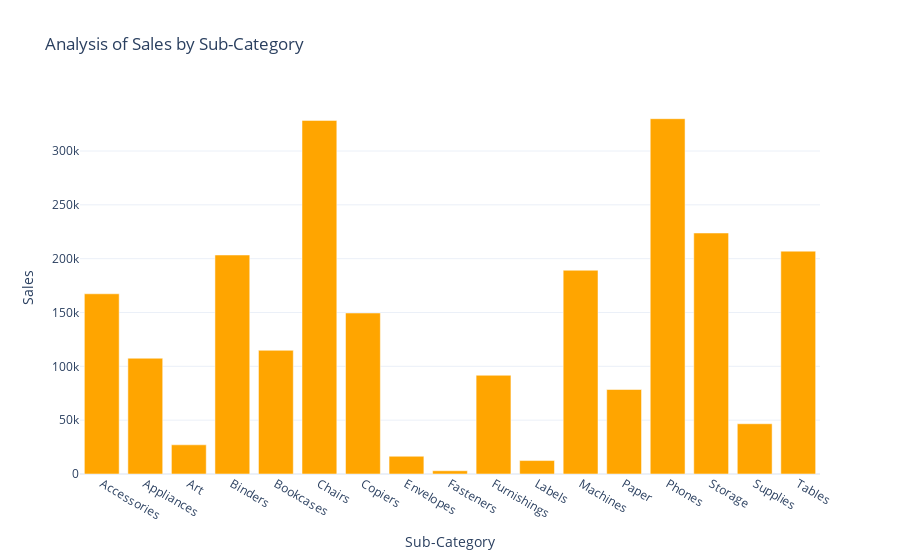

The code cell stored with this chart in its notebook:
### Code cell
plotting=px.bar(sales_by_subcategory,x='Sub-Category',y='Sales',title='Analysis of Sales by Sub-Category')
plotting.update_traces(marker_color='orange')
plotting.show()

### Figure 1 — Plotly figure (JSON) as saved in the notebook; plotly's stock layout.template omitted (floating-point values rounded to 4 significant figures)
{"data": [{"hovertemplate": "Sub-Category=%{x}<br>Sales=%{y}<extra></extra>", "legendgroup": "", "marker": {"color": "orange", "pattern": {"shape": ""}}, "name": "", "orientation": "v", "showlegend": false, "textposition": "auto", "type": "bar", "x": ["Accessories", "Appliances", "Art", "Binders", "Bookcases", "Chairs", "Copiers", "Envelopes", "Fasteners", "Furnishings", "Labels", "Machines", "Paper", "Phones", "Storage", "Supplies", "Tables"], "xaxis": "x", "y": [167400.0, 107500.0, 27120.0, 203400.0, 114900.0, 328400.0, 149500.0, 16480.0, 3024.0, 91710.0, 12490.0, 189200.0, 78480.0, 330000.0, 223800.0, 46670.0, 207000.0], "yaxis": "y"}], "layout": {"barmode": "relative", "legend": {"tracegroupgap": 0}, "title": {"text": "Analysis of Sales by Sub-Category"}, "xaxis": {"anchor": "y", "domain": [0, 1], "title": {"text": "Sub-Category"}}, "yaxis": {"anchor": "x", "domain": [0, 1], "title": {"text": "Sales"}}}}
